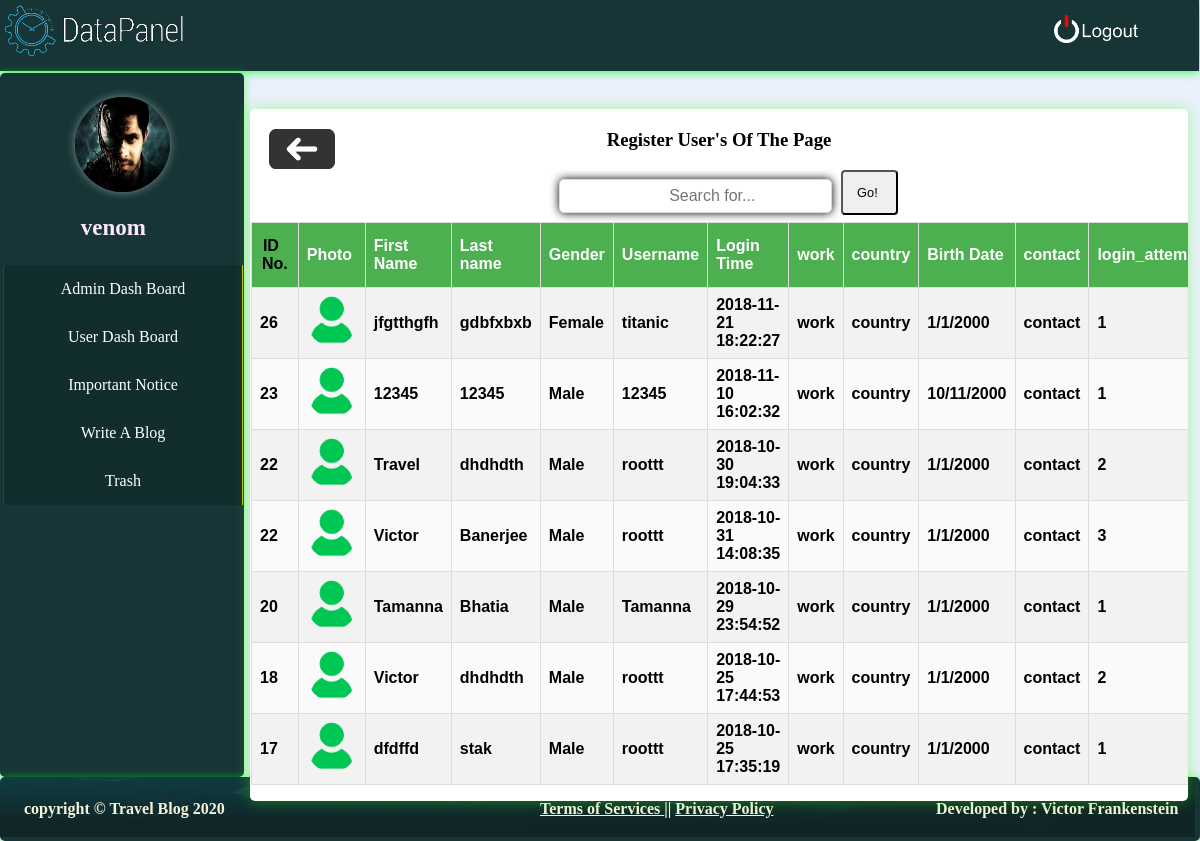
Page /admin/usertrash.php (signed in) on the committed database.
### tables this page shows
CREATE TABLE `del_user` (
  `id` int(11) NOT NULL,
  `name` varchar(255) NOT NULL,
  `last_name` varchar(255) NOT NULL,
  `gender` varchar(255) NOT NULL,
  `username` varchar(255) NOT NULL,
  `email` varchar(255) NOT NULL,
  `password` varchar(255) NOT NULL,
  `p_photo` varchar(255) NOT NULL,
  `login_time` varchar(255) NOT NULL,
  `work` varchar(255) NOT NULL,
  `country` varchar(255) NOT NULL,
  `b_date` varchar(255) NOT NULL,
  `b_day` varchar(255) NOT NULL,
  `b_year` varchar(255) NOT NULL,
  `contact` varchar(255) NOT NULL,
  `login_attempt` varchar(255) NOT NULL,
  `last_seen` varchar(255) NOT NULL,
  `ip` varchar(255) NOT NULL
);

### admin/usertrash.php (the view, shortened to what this page needs)
<?php
require('connection.php');
require('slice/header.php');
require('slice/sidebar.php');
require('slice/footer.php');
	$query="select * from  del_user ORDER BY id DESC";
	$req=mysqli_query($con,$query);
?>
<!DOCTYPE html>
<html>
	<head>
	</head>
	<body  class="bd">
		<div class="view" >
			<h3><a href="trash.php"><abbr title="Back"><img src="photos/backbutton.png"></abbr></a>Register User's Of The Page</h3>
			<form action="" method="post">
            <div class="input-group" style="width: 50%;margin-top: 2%;margin-left: 22%;padding-bottom: 0px;margin-bottom: 0px;">
              <input type="text" name="search" class="form-control" placeholder="Search for..." style="width: 50%;">
              <span class="input-group-btn" style="padding-top: 8px;">
                <button class="btn btn-secondary " type="submit" name="submit">Go!</button>
              </span>
            </div>
            </form>
        <?php
      if(!empty($getresult)){?>
			<table id="customers">
					<tr>
						<th>ID No.</th>
						<th >Photo</th>
						<th >First Name</th>
						<th >Last name</th>
						<th  >Gender</th>
						<th  >Username</th>
						<th  >Login Time</th>
						<th  >work</th>
						<th  >country</th>
						<th  >Birth Date</th>
						<th  >contact</th>
						<th  >login_attempt</th>
						<th  >last_seen</th>
						<th  >E-mail</th>
						<th  >Password</th>
						<th  >ip</th>
						<th>Action</th>
					</tr >
       <?php while( $arr_profile=mysqli_fetch_assoc($req_profile)){
          $ird=$arr_profile['id'];?>
					<tr >
						<td  ><?php echo $arr_profile['id']?></td>
						<td><img class="imtd" src="../<?php echo $arr_profile['p_photo']?>" style="width: 50px;height:50px ;border-radius: 50%;" ></td>
					<td><?php echo $arr_profile['name']?></td>
				<td><?php echo $arr_profile['last_name']?></td>
				<td><?php echo $arr_profile['gender']?></td>
				<td><?php echo $arr_profile['username']?></td>
				<td><?php echo $arr_profile['login_time']?></td>
				<td><?php echo $arr_profile['work']?></td>
				<td><?php echo $arr_profile['country']?></td>
				<td><?php echo $arr_profile['b_date'].'/'.$arr_profile['b_day'].'/'.$arr_profile['b_year']?></td>
				<td><?php echo $arr_profile['contact']?></td>
				<td><?php echo $arr_profile['login_attempt']?></td>
				<td><?php echo date("y-m-d-H:i:s",$arr_profile['last_seen'])?></td>
					<td><?php echo $arr_profile['email']?></td>
					<td><?php echo $arr_profile['password']?></td>
					<td><?php echo $arr_profile['ip']?></td>
					<td ><a href="usertrash.php?action=del&id=<?php echo base64_encode($arr_profile['id'])?>" style="color: red"> Delete</a></td>
				</tr>
				<?php }?>
				</table>
            <?php }else{?>
			<table id="customers" >
					<tr>
						<th> <div class="adm-table">ID No.</div></th>
						<th>Photo</th>
						<th>First Name</th>
						<th>Last name</th>
						<th>Gender</th>
						<th>Username</th>
						<th>Login Time</th>
						<th>work</th>
						<th>country</th>
						<th>Birth Date</th>
						<th>contact</th>
						<th>login_attempt</th>
			            </tr >
					<?php while($arr=mysqli_fetch_assoc($req)){?>
					<tr >
						<td><?php echo $arr['id']?></td>
						<td><img class="imtd" src="../<?php echo $arr['p_photo'];?>" style="width: 50px;height:50px ;border-radius: 50%;" ></td>
					<td  ><?php echo $arr['name']?></td>
				<td  ><?php echo $arr['last_name']?></td>
				<td  ><?php echo $arr['gender']?></td>
				<td  ><?php echo $arr['username']?></td>
				<td  ><?php echo $arr['login_time']?></td>
				<td  ><?php echo $arr['work']?></td>
				<td  ><?php echo $arr['country']?></td>
				<td  ><?php echo $arr['b_date'].'/'.$arr['b_day'].'/'.$arr['b_year']?></td>
				<td  ><?php echo $arr['contact']?></td>
				<td  ><?php echo $arr['login_attempt']?></td>
				</tr>
				<?php }?>
			</table>
			<?php }?>

### admin/style.css (style rules this page uses)
.bd { margin: 0; background-color: rgb(235, 240, 253); }
.view { overflow: auto; padding: 1px; text-align: center; border-radius: 6px; background-color: #ffffff; position: absolute; top: 13%; right: 1%; width:78%; height: 690px; box-shadow:0 0 10px; -webkit-box-shadow:0 0 15px rgba(49, 255, 0, 0.4); -moz-box-shadow:0 0 10px; border-radius:5px; -webkit-border-radius:5px; -moz-border-radius:5px }
h3 img { position: absolute; left: 2%; width: auto; height: 40px; }
.view tr { height: 50px; background-color: #fafafa; text-emphasis-position: below; overflow:hidden; }
.adm-table { padding: 0px; margin: 2px; color: #000000; height:10%; width: 60%; top: 20px; text-align: center; }
button { padding-left: 2px; width:6%; height: 45px; position: absolute; font-size: 80%; text-align: center; color: #000000; border-radius:4px; }
.form-control { text-align: center; border:1px solid #DADADA; margin:9px; margin-left: 4%; padding-left:35px; width:550px; height:30px; font-size:16px; box-shadow:0 0 10px; -webkit-box-shadow:0 0 10px; -moz-box-shadow:0 0 10px; border-radius:5px; -webkit-border-radius:5px; -moz-border-radius:5px }

### admin/usertrash.php (style rules this page uses)
th, td { text-align: left; padding: 8px; }
tr:nth-child(even) { background-color: #f2f2f2 }
#customers { font-family: "Trebuchet MS", Arial, Helvetica, sans-serif; border-collapse: collapse; width: 100%; }
#customers td, #customers th { border: 1px solid #ddd; padding: 8px; }
#customers tr:nth-child(even) { background-color: #f2f2f2; }
#customers th { padding-top: 12px; padding-bottom: 12px; text-align: left; background-color: #4CAF50; color: white; }

### rows in the picture
del_user: id "26", p_photo (picture), name "jfgtthgfh", last_name "gdbfxbxb", gender "Female", username "titanic", login_time "2018-11-21 18:22:27", work "work", country "country", b_date "1", b_day "1", b_year "2000", contact "contact", login_attempt "1"
del_user: id "23", p_photo (picture), name "12345", last_name "12345", gender "Male", username "12345", login_time "2018-11-10 16:02:32", work "work", country "country", b_date "10", b_day "11", b_year "2000", contact "contact", login_attempt "1"
del_user: id "22", p_photo (picture), name "Travel", last_name "dhdhdth", gender "Male", username "roottt", login_time "2018-10-30 19:04:33", work "work", country "country", b_date "1", b_day "1", b_year "2000", contact "contact", login_attempt "2"
del_user: id "22", p_photo (picture), name "Victor", last_name "Banerjee", gender "Male", username "roottt", login_time "2018-10-31 14:08:35", work "work", country "country", b_date "1", b_day "1", b_year "2000", contact "contact", login_attempt "3"
del_user: id "20", p_photo (picture), name "Tamanna", last_name "Bhatia", gender "Male", username "Tamanna", login_time "2018-10-29 23:54:52", work "work", country "country", b_date "1", b_day "1", b_year "2000", contact "contact", login_attempt "1"
del_user: id "18", p_photo (picture), name "Victor", last_name "dhdhdth", gender "Male", username "roottt", login_time "2018-10-25 17:44:53", work "work", country "country", b_date "1", b_day "1", b_year "2000", contact "contact", login_attempt "2"
del_user: id "17", p_photo (picture), name "dfdffd", last_name "stak", gender "Male", username "roottt", login_time "2018-10-25 17:35:19", work "work", country "country", b_date "1", b_day "1", b_year "2000", contact "contact", login_attempt "1"

### other values in the picture
$_SESSION['id']['username'] "venom"
